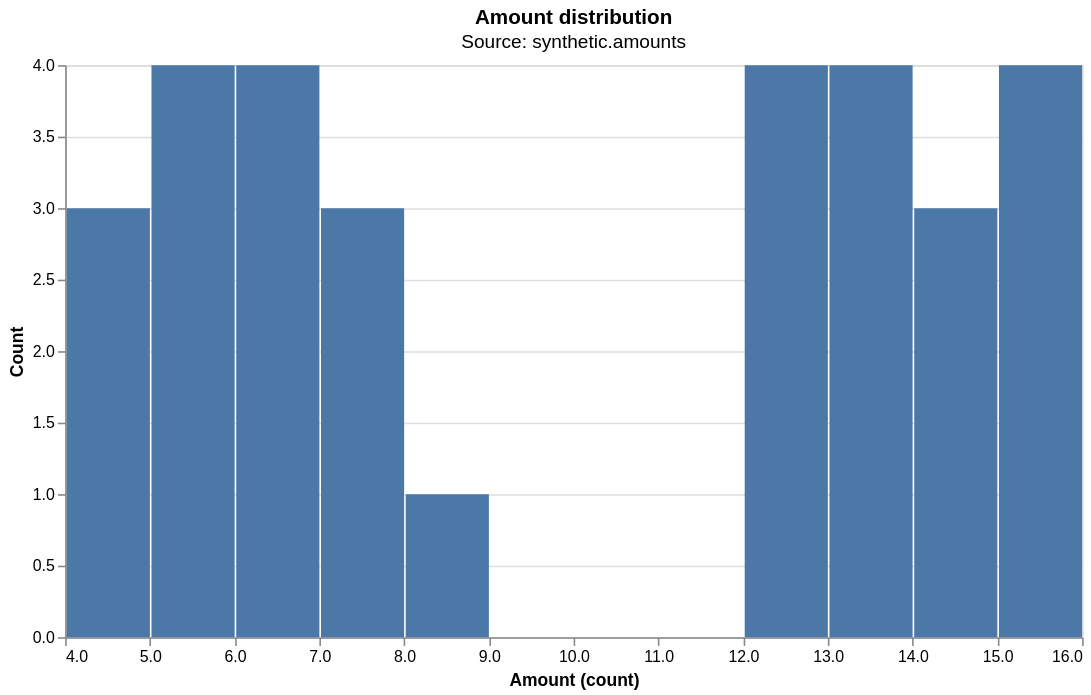

This figure's Vega-Lite source:
### Vega-Lite specification from a JSON file in a GitHub repository (floating-point values rounded to 4 significant figures)
{"config": {"view": {"continuousWidth": 300, "continuousHeight": 300}}, "data": {"name": "data-3a1cad260c715f65215a6ae77c2d0135"}, "mark": {"type": "bar"}, "encoding": {"tooltip": [{"bin": {"maxbins": 12}, "field": "amount", "title": "Amount (count)", "type": "quantitative"}, {"aggregate": "count", "title": "Count", "type": "quantitative"}], "x": {"bin": {"maxbins": 12}, "field": "amount", "title": "Amount (count)", "type": "quantitative"}, "y": {"aggregate": "count", "title": "Count", "type": "quantitative"}}, "height": 360, "title": {"text": "Amount distribution", "subtitle": ["Source: synthetic.amounts"]}, "width": 640, "$schema": "https://vega.github.io/schema/vega-lite/v6.4.1.json", "datasets": {"data-3a1cad260c715f65215a6ae77c2d0135": [{"segment": "SMB", "amount": 4}, {"segment": "SMB", "amount": 5}, {"segment": "SMB", "amount": 6}, {"segment": "SMB", "amount": 7}, {"segment": "SMB", "amount": 5}, {"segment": "SMB", "amount": 4}, {"segment": "SMB", "amount": 6}, {"segment": "SMB", "amount": 7}, {"segment": "SMB", "amount": 8}, {"segment": "SMB", "amount": 6}, {"segment": "SMB", "amount": 5}, {"segment": "SMB", "amount": 7}, {"segment": "SMB", "amount": 6}, {"segment": "SMB", "amount": 4}, {"segment": "SMB", "amount": 5}, {"segment": "Enterprise", "amount": 12}, {"segment": "Enterprise", "amount": 13}, {"segment": "Enterprise", "amount": 15}, {"segment": "Enterprise", "amount": 14}, {"segment": "Enterprise", "amount": 13}, {"segment": "Enterprise", "amount": 12}, {"segment": "Enterprise", "amount": 16}, {"segment": "Enterprise", "amount": 14}, {"segment": "Enterprise", "amount": 15}, {"segment": "Enterprise", "amount": 13}, {"segment": "Enterprise", "amount": 12}, {"segment": "Enterprise", "amount": 14}, {"segment": "Enterprise", "amount": 15}, {"segment": "Enterprise", "amount": 13}, {"segment": "Enterprise", "amount": 12}]}}
